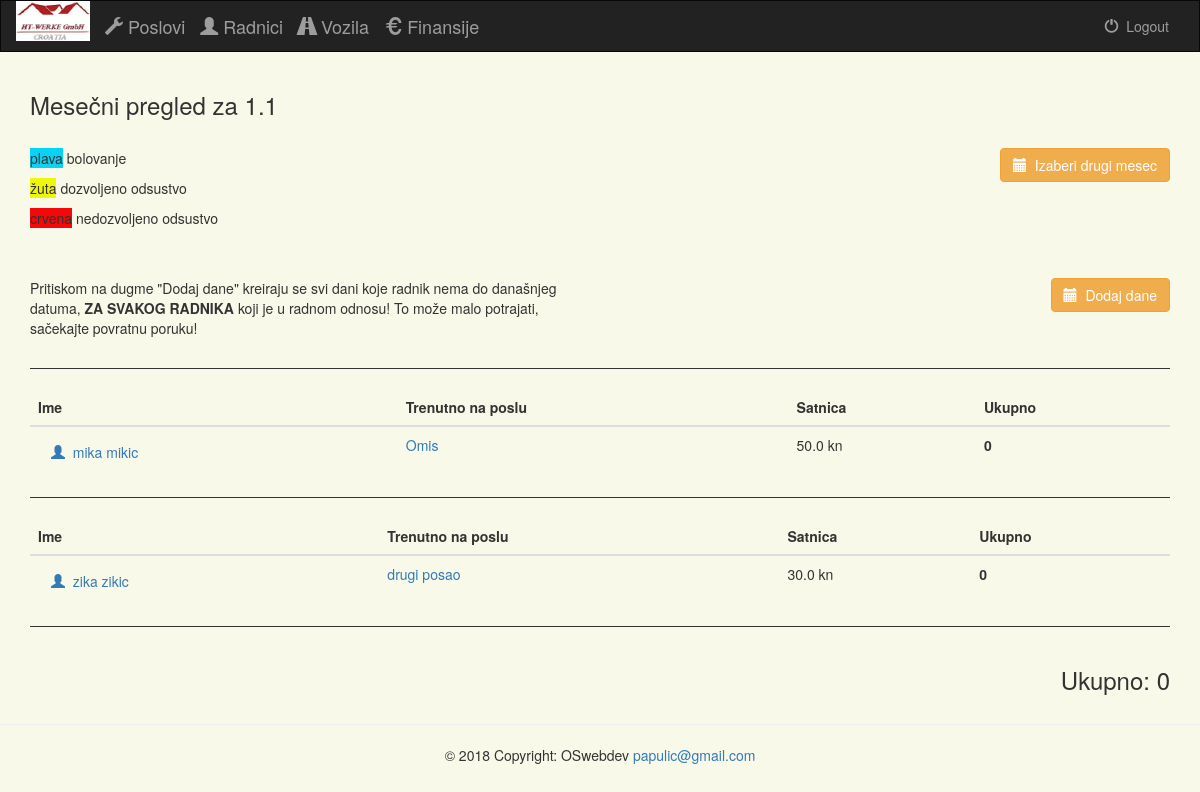
The app's page /administracija/mesecni_izvod_radnika/1/1 (signed in), older data.
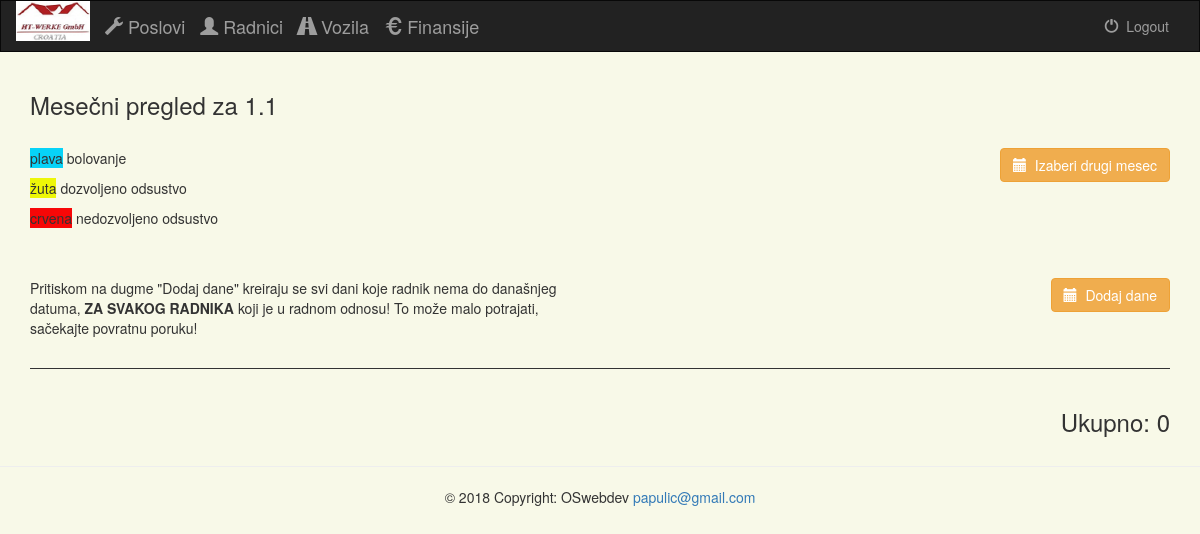
The same page, newer data.
### projects/models.py (models this page shows, shortened)
class Radnik(models.Model):
    ime = models.CharField(max_length=50)
    oib = models.IntegerField()
    broj_telefona = models.CharField(max_length=30, blank=True)
    broj_odela = models.IntegerField(default=None, null=True, blank=True)
    broj_cipela = models.IntegerField(default=None, null=True, blank=True)
    poceo_raditi = models.DateField()
    ugovor_vazi_do = models.DateField()
    satnica = models.FloatField(max_length=10)
    zaduzena_oprema = models.CharField(max_length=100, blank=True)
    dostupan = models.BooleanField(default=True)
    posao = models.ForeignKey(Poslovi, null=True, blank=True)
    u_radnom_odnosu = models.BooleanField(default=True)
    zanimanja = models.ManyToManyField(Zanimanja)
    dana_do_isteka_ugovora = models.IntegerField(default=None, null=True, blank=True)
    komentar = models.CharField(max_length=500, blank=True)
    class Meta:
        verbose_name_plural = "Radnici"

class Poslovi(models.Model):
    ime = models.CharField(max_length=30)
    opis = models.CharField(max_length=100)
    dogovoreni_radni_sati = models.FloatField(default=0.0)
    def __unicode__(self):
        return self.ime
    class Meta:
        verbose_name_plural = "Poslovi"

### projects/views.py (the view)
# urls.py: url(r'^mesecni_izvod_radnika/(?P<mesec>[0-9]+)/(?P<godina>[0-9]+)$', views.mesecni_izvod_radnika, name='monthview-workers'),
def mesecni_izvod_radnika(request, mesec, godina):
    if not request.user.is_authenticated():
        return render(request, 'projects/login.html')
    else:
        radnici = Radnik.objects.filter(u_radnom_odnosu=True)
        Dani = Dan.objects.filter(datum__year=godina,
              datum__month=mesec)
        ukupno = {}
        for radnik in radnici:
            ukupno[radnik.id] = 0
        for dan in Dani:
            ukupno[dan.radnik.id] += dan.radio_sati * dan.radnik.satnica
        svi = sum(ukupno.values())
        return render(request, 'projects/mesecni_izvod.html', {
            'radnici': radnici,
            'mesec': mesec,
            'godina': godina,
            'Dani': Dani,
            'ukupno': ukupno,
            'svi': svi
        })

### projects/templates/projects/mesecni_izvod.html (shortened to what this page needs)
{% extends 'projects/base.html' %}
{% block content %}
{% load staticfiles %}
{% load widget_tweaks %}
<div class="container">
    <h3>Mesečni pregled za {{ mesec }}.{{ godina }}</h3>
    <div class="row">
        <br>
        <div class="col-sm-6">
                <p><font style="background-color: #07d3f7">plava</font> bolovanje</p>
                <p><font style="background-color: #eef707">žuta</font> dozvoljeno odsustvo</p>
                <p><font style="background-color: #f70707">crvena</font> nedozvoljeno odsustvo</p>
        </div>
        <div class="col-sm-6">
            <a href="{% url 'projects:biranje_meseca' %}" style="float: right">
                <button type="button" class="btn btn-warning">
                    <span class="glyphicon glyphicon-calendar"></span>&nbsp; Izaberi drugi mesec
                </button>
            </a>
        </div>
    </div>
    <br>
    <div class="row">
        <br>
        <div class="col-sm-6">
            <p>Pritiskom na dugme "Dodaj dane" kreiraju se svi dani koje radnik nema do današnjeg datuma, <strong>ZA SVAKOG RADNIKA</strong> koji je u radnom odnosu! To može malo potrajati, sačekajte povratnu poruku!</p>
        </div>
        <div class="col-sm-6">
        <a href="{% url 'projects:dodaj_dane' mesec godina %}" style="float: right">
            <button type="button" class="btn btn-warning">
                <span class="glyphicon glyphicon-calendar"></span>&nbsp; Dodaj dane
            </button>
        </a>
        </div>
    </div>
    <hr style="height:1px;border:none;color:#333;background-color:#333;" />
    {% for radnik in radnici %}
    <table class="table">
        <thead>
        <tr>
            <th>Ime</th>
            <th>Trenutno na poslu</th>
            <th>Satnica</th>
            <th>Ukupno</th>
        </tr>
        </thead>
        <tbody>
            <tr>
                <td><a href="{% url 'projects:radnik-detail' radnik.id %}">
                        <button type="button" class="btn btn-link">
                            <span class="glyphicon glyphicon-user"></span>&nbsp; {{ radnik.ime }}
                        </button>
                    </a></td>
                <td>{% if radnik.posao != None %}
                <a href="{% url 'projects:posao' radnik.posao.id %}">{{ radnik.posao }}</a>
                {% else %}
                ---------
                {% endif %}</td>
                <td>{{ radnik.satnica }} kn</td>
                {% for k, v in ukupno.items %}
                {% if k == radnik.id %}
                <td><strong>{{ v }}</strong></td>
                {% endif %}
                {% endfor %}
            </tr>
        </tbody>
    </table>
    <hr style="height:1px;border:none;color:#333;background-color:#333;" />
    {% endfor %}
    <h3 style="float: right">Ukupno: {{ svi }}</h3>
</div>
{% endblock %}

### projects/templates/projects/base.html (shortened to what this page needs)
<!DOCTYPE html PUBLIC "-//W3C//DTD XHTML 1.0 Strict//EN" "http://www.w3.org/TR/xhtml1/DTD/xhtml1-strict.dtd">
<html xmlns="http://www.w3.org/1999/xhtml" xml:lang="sr"  lang="sr">
<head>
    {% load staticfiles %}
    <link rel="stylesheet" href="https://maxcdn.bootstrapcdn.com/bootstrap/3.3.6/css/bootstrap.min.css">
    <link rel="stylesheet" type="text/css" href="{% static 'projects/style.css' %}"/>
</head>
<body>
<nav class="navbar navbar-inverse">
    <div class="container-fluid">
        <div class="navbar-header">
            <a href="{% url 'projects:index' %}" class="navbar-left"><img src="{%  static 'projects/logo.png' %}"></a>
            <a class="navbar-brand"></a>
            <a class="navbar-brand" href="{% url 'projects:index' %}"><span class="glyphicon glyphicon-wrench" aria-hidden="true"></span> Poslovi  </a>
            <a class="navbar-brand" href="{% url 'projects:ljudi' %}"><span class="glyphicon glyphicon-user" aria-hidden="true"></span> Radnici  </a>
            <a class="navbar-brand" href="{% url 'projects:vozila' %}"><span class="glyphicon glyphicon-road" aria-hidden="true"></span> Vozila  </a>
            <a class="navbar-brand" href="#"><span class="glyphicon glyphicon-euro" aria-hidden="true"></span> Finansije  </a>
        </div>
        <div class="collapse navbar-collapse" id="topNavBar">
            <ul class="nav navbar-nav navbar-right">
                <li class="">
                    <a href="{% url 'projects:logout_user' %}">
                        <span class="glyphicon glyphicon-off"
                              aria-hidden="true"></span>&nbsp; Logout
                    </a>
                </li>
            </ul>
        </div>
    </div>
</nav>
{% block content %}
{% endblock %}
<hr>
  <footer class="page-footer font-small blue pt-4 mt-4">
    <div class="footer-copyright py-3 text-center">
        © 2018 Copyright: OSwebdev
        <a href="mailto:papulic@gmail.com?Subject=Hello%20OSwebdev" target="_top">papulic@gmail.com</a>
    </div>
  </footer>
</body>
</html>

### projects/static/projects/style.css (style rules this page uses)
body { background: #f8f9e8; }
.navbar { border-radius: 0; }

Row changes from the older to the newer data that the page shows:
removed Radnik: ime "mika mikic", posao "Omis", satnica "50.0", ukupno "0"
removed Radnik: ime "zika zikic", posao "drugi posao", satnica "30.0", ukupno "0"
